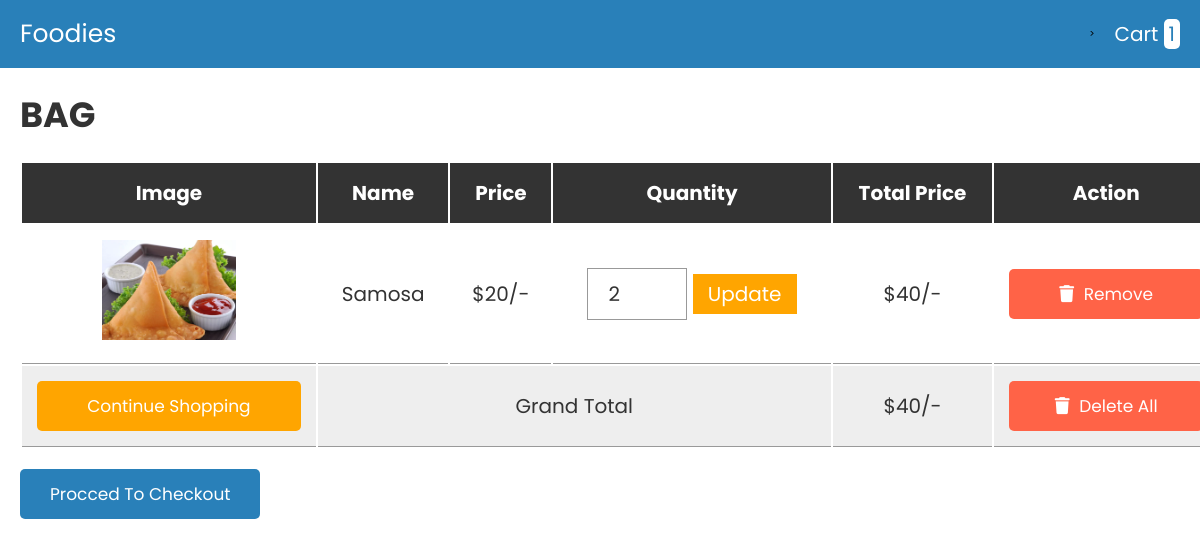
The app's page /cart.php?nam=4 with its own data.
### tables this page shows
CREATE TABLE `cart` (
  `id` int(4) NOT NULL,
  `name` varchar(255) NOT NULL,
  `prise` int(5) NOT NULL,
  `image` varchar(255) NOT NULL,
  `quantity` int(4) NOT NULL,
  `table_number` int(3) NOT NULL,
  `is_confirmed` int(2) NOT NULL
);

### cart.php (the view, shortened to what this page needs)
<?php
@include 'config.php';
?>
<!DOCTYPE html>
<html lang="en">
<head>
   <link rel="stylesheet" href="https://cdnjs.cloudflare.com/ajax/libs/font-awesome/6.0.0/css/all.min.css">
   <link rel="stylesheet" href="css/style.css">
</head>
<body>
<?php include 'header.php'; ?>
<div class="container">
<section class="shopping-cart">
   <h1 class="heading">Bag</h1>
   <table>
      <thead>
         <th>image</th>
         <th>name</th>
         <th>price</th>
         <th>quantity</th>
         <th>total price</th>
         <th>action</th>
      </thead>
      <tbody>
         <?php
         $select_cart = mysqli_query($conn, "SELECT * FROM `cart` WHERE table_number=$name_");
         $grand_total = 0;
         if(mysqli_num_rows($select_cart) > 0){
            while($fetch_cart = mysqli_fetch_assoc($select_cart)){
         ?>
         <tr>
            <td><img src="image/<?php echo $fetch_cart['image']; ?>" height="100" alt=""></td>
            <td><?php echo $fetch_cart['name']; ?></td>
            <td>$<?php echo number_format($fetch_cart['prise']); ?>/-</td>
            <td>
               <form action="" method="post">
                  <input type="number" name="update_quantity" min="1"  value="<?php echo $fetch_cart['quantity']; ?>" >
                  <input type="submit" value="update" name="update_update_btn">
               </form>
            </td>
            <td>$<?php echo $sub_total = number_format($fetch_cart['prise'] * $fetch_cart['quantity']); ?>/-</td>
            <td><a href="cart.php?remove=<?php echo $fetch_cart['id']; ?>&nam=<?php echo $name_;?>" onclick="return confirm('remove item from cart?')" class="delete-btn"> <i class="fas fa-trash"></i> remove</a></td>
         </tr>
         <?php
           $grand_total += $sub_total;
            };
         };
         ?>
         <tr class="table-bottom">
            <td><a href="products.php?nam=<?php echo $name_;?>" class="option-btn" style="margin-top: 0;">continue shopping</a></td>
            <td colspan="3">grand total</td>
            <td>$<?php echo $grand_total; ?>/-</td>
            <td><a href="cart.php?delete_all&nam=<?php echo $name_;?>" onclick="return confirm('are you sure you want to delete all?');" class="delete-btn"> <i class="fas fa-trash"></i> delete all </a></td>
         </tr>
      </tbody>
   </table>
   <div class="checkout-btn">
      <a href="checkout.php?nam=<?php echo $name_;?>" class="btn <?= ($grand_total > 1)?'':'disabled'; ?>">procced to checkout</a>
   </div>
</section>
</div>
</body>
</html>

### css/style.css (style rules this page uses)
:root { --blue:#2980b9; --red:tomato; --orange:orange; --black:#333; --white:#fff; --bg-color:#eee; --dark-bg:rgba(0,0,0,.7); --box-shadow:0 .5rem 1rem rgba(0,0,0,.1); --border:.1rem solid #999; }
* { font-family: 'Poppins', sans-serif; margin:0; padding:0; box-sizing: border-box; outline: none; border:none; text-decoration: none; text-transform: capitalize; }
html { font-size: 62.5%; overflow-x: hidden; }
.container { max-width: 1200px; margin:0 auto; }
section { padding:2rem; }
.heading { text-align: center; font-size: 3.5rem; text-transform: uppercase; color:var(--black); margin-bottom: 2rem; }
.btn, .option-btn, .delete-btn { display: block; width: 100%; text-align: center; background-color: var(--blue); color:var(--white); font-size: 1.7rem; padding:1.2rem 3rem; border-radius: .5rem; cursor: pointer; margin-top: 1rem; }
.option-btn i, .delete-btn i { padding-right: .5rem; }
.option-btn { background-color: var(--orange); }
.delete-btn { margin-top: 0; background-color: var(--red); }
.shopping-cart table { text-align: center; width: 100%; }
.shopping-cart table thead th { padding:1.5rem; font-size: 2rem; color:var(--white); background-color: var(--black); }
.shopping-cart table tr td { border-bottom: var(--border); padding:1.5rem; font-size: 2rem; color:var(--black); }
.shopping-cart table input[type="number"] { border: var(--border); padding:1rem 2rem; font-size: 2rem; color:var(--black); width: 10rem; }
.shopping-cart table input[type="submit"] { padding:.5rem 1.5rem; cursor: pointer; font-size: 2rem; background-color: var(--orange); color:var(--white); }
.shopping-cart table .table-bottom { background-color: var(--bg-color); }
.shopping-cart .checkout-btn { text-align: center; margin-top: 1rem; }
.shopping-cart .checkout-btn a { display: inline-block; width: auto; }
@media (max-width:1200px) { .shopping-cart { overflow-x: scroll; } }
@media (max-width:1200px) { .shopping-cart table { width: 120rem; } }
@media (max-width:1200px) { .shopping-cart .heading { text-align: left; } }
@media (max-width:1200px) { .shopping-cart .checkout-btn { text-align: left; } }

### records on screen
cart: image (picture), name "Samosa", prise "20", update_quantity "2", $sub_total = number_format($fetch_cart['prise'] * $fetch_cart['quantity']) "40"

### other values on screen
$row_count "1"
$grand_total "40"
